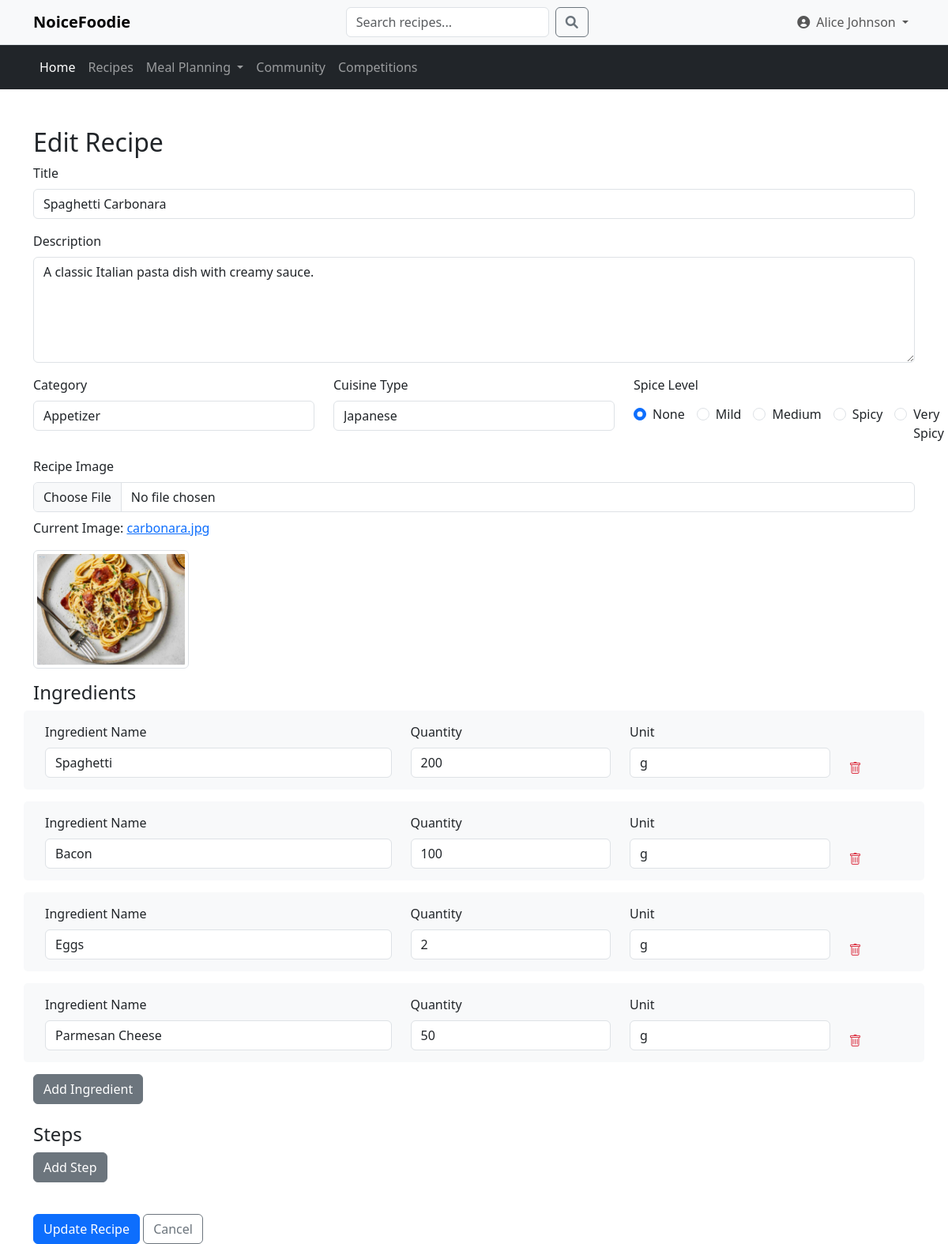
Screenshot of /recipes/edit.php?id=1 (signed in) with the database file from the repository.
### tables this page shows
CREATE TABLE `Recipes` (
  `recipe_id` int(11) NOT NULL,
  `user_id` int(11) DEFAULT NULL,
  `title` varchar(255) NOT NULL,
  `description` text DEFAULT NULL,
  `category` varchar(100) DEFAULT NULL,
  `cuisine_type` varchar(50) DEFAULT NULL,
  `spice_level` tinyint(4) DEFAULT 0,
  `image_url` varchar(255) DEFAULT NULL,
  `created_at` timestamp NOT NULL DEFAULT current_timestamp(),
  `updated_at` timestamp NOT NULL DEFAULT current_timestamp() ON UPDATE current_timestamp(),
  `created_by` int(11) DEFAULT NULL,
  `updated_by` int(11) DEFAULT NULL
);

CREATE TABLE `Recipe_Ingredient` (
  `recipe_id` int(11) NOT NULL,
  `ingredient_id` int(11) NOT NULL,
  `quantity` varchar(50) DEFAULT NULL,
  `unit` varchar(50) DEFAULT NULL
);

CREATE TABLE `Ingredients` (
  `ingredient_id` int(11) NOT NULL,
  `ingredient_name` varchar(255) NOT NULL
);

### recipes/edit.php (the view, shortened to what this page needs)
<?php
require '../config/db.php';
$recipe_id = $_GET['id'];
$user_id = $_SESSION['user_id'];
$stmt = $RecipeDB->prepare("SELECT * FROM Recipes WHERE recipe_id = ? AND user_id = ?");
$stmt->execute([$recipe_id, $user_id]);
$recipe = $stmt->fetch(PDO::FETCH_ASSOC);
$ingredient_stmt = $RecipeDB->prepare("SELECT i.ingredient_id, i.ingredient_name, ri.quantity, ri.unit
                                FROM Recipe_Ingredient ri
                                JOIN Ingredients i ON ri.ingredient_id = i.ingredient_id
                                WHERE ri.recipe_id = ?");
$ingredient_stmt->execute([$recipe_id]);
$existing_ingredients = $ingredient_stmt->fetchAll(PDO::FETCH_ASSOC);
?>
<!DOCTYPE html>
<html lang="en">
<head>
    <link href="https://cdn.jsdelivr.net/npm/bootstrap@5.3.2/dist/css/bootstrap.min.css" rel="stylesheet">
    <link rel="stylesheet" href="https://cdn.jsdelivr.net/npm/bootstrap-icons@1.10.0/font/bootstrap-icons.css">
</head>
<body>
    <?php include '../navigation.php'; ?>
    <div class="container mt-5">
        <h2>Edit Recipe</h2>
        <form method="POST" action="" enctype="multipart/form-data">
            <div class="mb-3">
                <label class="form-label">Title</label>
                <input type="text" name="title" class="form-control" value="<?= htmlspecialchars($recipe['title']) ?>" required>
            </div>
            <div class="mb-3">
                <label class="form-label">Description</label>
                <textarea name="description" class="form-control" rows="5" required><?= htmlspecialchars($recipe['description']) ?></textarea>
            </div>
            <div class="row">
                <div class="col-md-4 mb-3">
                    <label class="form-label">Category</label>
                    <select name="category" class="form-control" required>
                        <option value="Appetizer" <?= $recipe['category'] === 'Appetizer' ? 'selected' : '' ?>>Appetizer</option>
                    </select>
                </div>
                <div class="col-md-4 mb-3">
                    <label class="form-label">Cuisine Type</label>
                    <select name="cuisine_type" class="form-control" required>
                        <option value="Japanese" <?= $recipe['cuisine_type'] === 'Japanese' ? 'selected' : '' ?>>Japanese</option>
                    </select>
                </div>
                <div class="col-md-4 mb-3">
                    <label class="form-label">Spice Level</label>
                    <div class="spice-level">
                        <?php $current_spice = $recipe['spice_level'] ?? 0; ?>
                        <?php foreach ([0 => 'None', 1 => 'Mild', 2 => 'Medium', 3 => 'Spicy', 4 => 'Very Spicy'] as $level => $label): ?>
                            <div class="form-check spice-option">
                                <input class="form-check-input" type="radio" name="spice_level" id="spice<?= $level ?>"
                                       value="<?= $level ?>" <?= $current_spice == $level ? 'checked' : '' ?>>
                                <label class="form-check-label" for="spice<?= $level ?>"><?= $label ?></label>
                            </div>
                        <?php endforeach; ?>
                    </div>
                </div>
            </div>
            <div class="mb-3">
                <label class="form-label">Recipe Image</label>
                <input type="file" name="image" class="form-control">
                <?php if (!empty($recipe['image_url'])): ?>
                    <p class="mt-2">Current Image: <a href="../uploads/<?= htmlspecialchars($recipe['image_url']) ?>" target="_blank"><?= htmlspecialchars($recipe['image_url']) ?></a></p>
                    <img src="../uploads/<?= htmlspecialchars($recipe['image_url']) ?>" class="img-thumbnail" style="max-height: 150px;">
                <?php endif; ?>
            </div>
            <h4>Ingredients</h4>
            <div id="ingredients-container">
                <?php foreach ($existing_ingredients as $index => $ing): ?>
                    <div class="ingredient-group row" data-index="<?= $index ?>">
                        <div class="col-md-5">
                            <label class="form-label">Ingredient Name</label>
                            <input type="text" name="ingredients[<?= $index ?>][name]" class="form-control"
                                   value="<?= htmlspecialchars($ing['ingredient_name']) ?>" required>
                        </div>
                        <div class="col-md-3">
                            <label class="form-label">Quantity</label>
                            <input type="text" name="ingredients[<?= $index ?>][quantity]" class="form-control"
                                   value="<?= htmlspecialchars($ing['quantity']) ?>" required>
                        </div>
                        <div class="col-md-3">
                            <label class="form-label">Unit</label>
                            <select name="ingredients[<?= $index ?>][unit]" class="form-control">
                                <?php foreach (['g', 'kg', 'ml', 'L', 'tsp', 'tbsp', 'cup', 'pinch', 'piece'] as $unit): ?>
                                    <option value="<?= $unit ?>" <?= $ing['unit'] === $unit ? 'selected' : '' ?>>
                                        <?= $unit ?>
                                    </option>
                                <?php endforeach; ?>
                            </select>
                        </div>
                        <div class="col-md-1 d-flex align-items-end">
                            <span class="remove-btn" onclick="removeIngredient(this)"><i class="bi bi-trash"></i></span>
                        </div>
                    </div>
                <?php endforeach; ?>
            </div>
            <button type="button" id="add-ingredient" class="btn btn-secondary mb-4">Add Ingredient</button>
            <h4>Steps</h4>
            <button type="button" id="add-step" class="btn btn-secondary mb-4">Add Step</button>
            <div class="mt-3">
                <button type="submit" class="btn btn-primary">Update Recipe</button>
                <a href="manage.php" class="btn btn-outline-secondary">Cancel</a>
            </div>
        </form>
    </div>
</body>
</html>

### includes/navigation.php (shortened to what this page needs)
<!DOCTYPE html>
<html lang="en">
<head>
    <link href="https://cdn.jsdelivr.net/npm/bootstrap@5.3.2/dist/css/bootstrap.min.css" rel="stylesheet">
    <link rel="stylesheet" href="https://cdnjs.cloudflare.com/ajax/libs/font-awesome/6.0.0/css/all.min.css">
</head>
<body>
<nav class="navbar navbar-expand-lg navbar-light bg-light border-bottom">
    <div class="container">
        <a class="navbar-brand fw-bold" href="<?= BASE_URL ?>/index.php">NoiceFoodie</a>
        <form class="d-flex mx-auto" action="<?= BASE_URL ?>/recipes/recipes.php" method="GET">
            <input class="form-control me-2" type="search" name="search" placeholder="Search recipes..." aria-label="Search">
            <button class="btn btn-outline-secondary" type="submit"><i class="fas fa-search"></i></button>
        </form>
        <ul class="navbar-nav">
    <?php if (isset($_SESSION['user_id']) && isset($_SESSION['username'])): ?>
        <li class="nav-item dropdown">
            <a class="nav-link dropdown-toggle" href="#" id="userDropdown" role="button" data-bs-toggle="dropdown" aria-expanded="false">
                <i class="fas fa-user-circle me-1"></i> <?= htmlspecialchars($_SESSION['username']) ?>
            </a>
        </li>
    <?php endif; ?>
</ul>
    </div>
</nav>
<nav class="navbar navbar-expand-lg navbar-dark bg-dark">
    <div class="container">
        <div class="collapse navbar-collapse" id="navbarNav">
            <ul class="navbar-nav">
                <li class="nav-item">
                    <a class="nav-link active" href="<?= BASE_URL ?>/index.php">Home</a>
                </li>
                <li class="nav-item">
                    <a class="nav-link" href="<?= BASE_URL ?>/recipes/recipes.php">Recipes</a>
                </li>
                <li class="nav-item dropdown">
                    <a class="nav-link dropdown-toggle" href="#" id="mealPlanningDropdown" role="button" data-bs-toggle="dropdown" aria-expanded="false">
                        Meal Planning
                    </a>
                </li>
                <li class="nav-item">
                    <a class="nav-link" href="<?= BASE_URL ?>/community/community.php">Community</a>
                </li>
                <li class="nav-item">
                    <a class="nav-link" href="<?= BASE_URL ?>/competitions.php">Competitions</a>
                </li>
            </ul>
        </div>
    </div>
</nav>
</body>
</html>

### recipes/edit.php (style rules this page uses)
.ingredient-group, .step-group { background-color: #f8f9fa; padding: 15px; border-radius: 5px; margin-bottom: 15px; }
.remove-btn { color: #dc3545; cursor: pointer; }
.spice-level { display: flex; gap: 15px; margin-top: 5px; }
.spice-option { display: flex; align-items: center; }

### rows the page displays
recipes: title "Spaghetti Carbonara", description "A classic Italian pasta dish with creamy sauce.", spice_level "☑ None", spice_level "☐ Mild", spice_level "☐ Medium", spice_level "☐ Spicy", spice_level "☐ Very Spicy", image_url "carbonara.jpg", image_url (picture)
recipe_ingredient: ingredient.ingredient_name "Spaghetti", quantity "200"
recipe_ingredient: ingredient.ingredient_name "Bacon", quantity "100"
recipe_ingredient: ingredient.ingredient_name "Eggs", quantity "2"
recipe_ingredient: ingredient.ingredient_name "Parmesan Cheese", quantity "50"

### other values shown
$_SESSION['username'] "Alice Johnson"
$label "None"
$label "Mild"
$label "Medium"
$label "Spicy"
$label "Very Spicy"
form field value "g"
